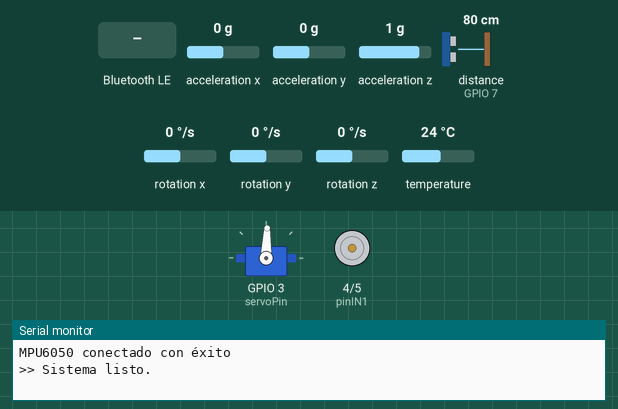
Simulated run of this sketch. Board: ESP32-S3. On the bench: servo, motor-driver pin pairs drawn as motors (green arrow = first pin HIGH = forward, orange = second pin HIGH = backward, longer = more drive, scaled by the enable pin), the last lines printed to the serial monitor. Wiring (inferred from the names in the program): ultrasonic range finder: trigger GPIO 6; echo GPIO 7. Inputs (shaded band) come from the test bench; at power-on: acceleration y 0 g, distance to the obstacle (sensor on GPIO 7) 80 cm, acceleration x 0 g, acceleration z 1 g, rotation x 0 °/s, rotation y 0 °/s, rotation z 0 °/s, temperature 24 °C. The echo pulse lasts 58.3 µs per cm; nothing arrives over Bluetooth unless stated; a phone connects over Bluetooth LE 3 s after start.

Above: at 2.2 s.
2.3 s: Bluetooth LE write "F" received
At 3.0 s:
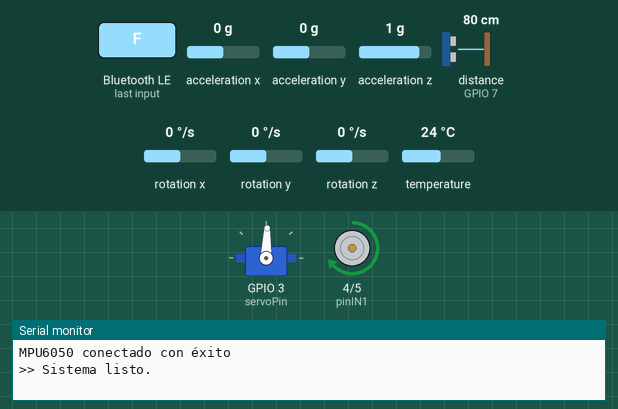
5.3 s: Bluetooth LE write "B" received
At 5.73 s:
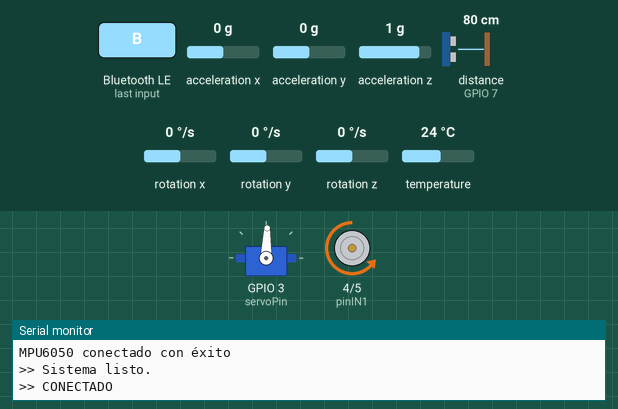
8.3 s: acceleration y set to 0.8 g
At 10.0 s:
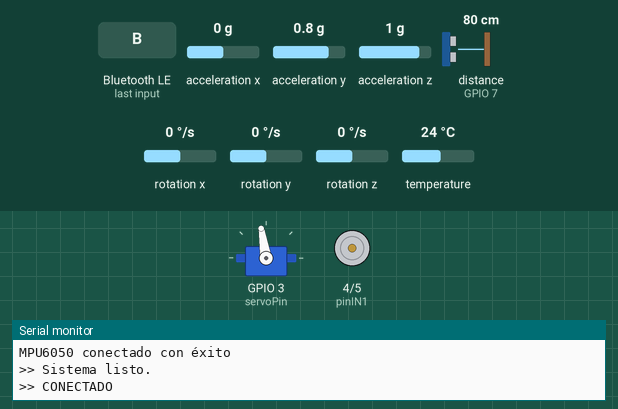
11.3 s: distance to the obstacle (sensor on GPIO 7) set to 27 cm
12.8 s: distance to the obstacle (sensor on GPIO 7) set to 23 cm
At 14.9 s:
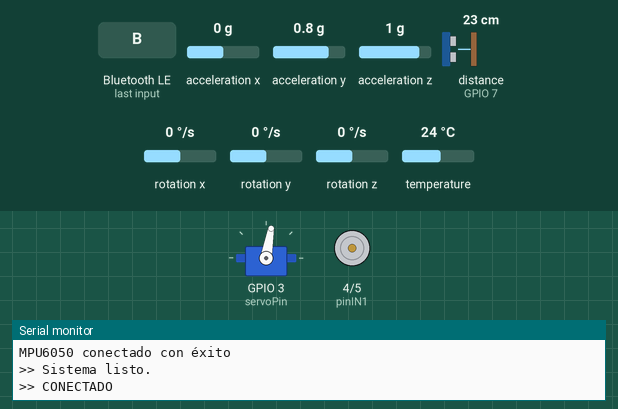
Timing chart, 0 to 16.4 s (numbered marks = the images above; inputs shaded):
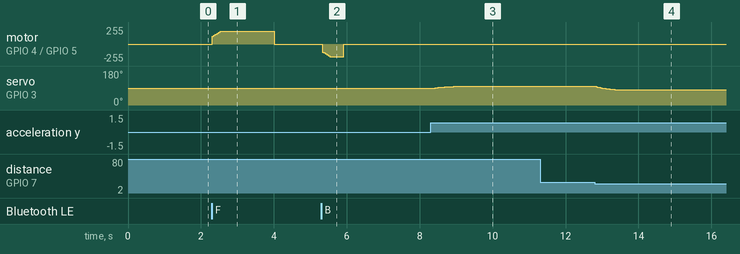

Measured:
- the behaviour switches between 26 and 25 cm on distance to the obstacle (sensor on GPIO 7) (found by bisection; images 3 and 4)
- after the input at 2.3 s, motor on GPIO 4 (pinIN1) / GPIO 5 (pinIN2): stopped → forward 189/255 at once, → stopped 1.7 s later
- after the input at 5.3 s, motor on GPIO 4 (pinIN1) / GPIO 5 (pinIN2): stopped → backward 189/255 at once, → stopped 0.59 s later
- after the input at 8.3 s, servo on GPIO 3 (servoPin): moves from 88° to 99° over 0.81 s, starting at once
- after the input at 11.3 s, every drawn part: stays the same
- after the input at 12.8 s, servo on GPIO 3 (servoPin): moves from 99° to 80° over 0.85 s, starting at once

The sketch:

Barco_a_Control_Remoto.ino
```cpp
#include <Adafruit_MPU6050.h>
#include <Adafruit_Sensor.h>
#include <Wire.h>
#include <ESP32Servo.h>
#include <BLEDevice.h>
#include <BLEUtils.h>
#include <BLEServer.h>

Servo servoTimon;
Adafruit_MPU6050 mpu;

#define I2C_SDA 8
#define I2C_SCL 9

const int servoPin = 3;
const int pinIN1 = 4;
const int pinIN2 = 5;
const int trigPin = 6;
const int echoPin = 7;
const int enAPin = 2;

#define SERVICE_UUID           "6E400001-B5A3-F393-E0A9-E50E24DCCA9E"
#define CHARACTERISTIC_UUID_RX "6E400002-B5A3-F393-E0A9-E50E24DCCA9E"

BLEServer *pServer = NULL;
bool dispositivoConectado = false;


int comandoMotor = 0;
int velocidadActual = 0;
const int PWM_MIN = 120;
const int PWM_MAX = 190;
float anguloActual = 88.0;
float offsetAccelY = 0.0;
unsigned long ultimoComandoMillis = 0;

class MyServerCallbacks : public BLEServerCallbacks {
  void onConnect(BLEServer *server) {
    dispositivoConectado = true;
    Serial.println("\n>> CONECTADO");
  }

  void onDisconnect(BLEServer *server) {
    dispositivoConectado = false;
    comandoMotor = 0;
    Serial.println("\n>> DESCONECTADO");
    delay(300);
    BLEDevice::startAdvertising();
  }
};

class MyCallbacks : public BLECharacteristicCallbacks {
  void onWrite(BLECharacteristic *pCharacteristic) {
    String rxValue = pCharacteristic->getValue();
    rxValue.trim();

    if (rxValue.length() > 0) {
      char comando = rxValue[0];
      ultimoComandoMillis = millis();

      switch (comando) {
        case 'F': comandoMotor = 1;  break;
        case 'B': comandoMotor = -1; break;
        case 'S': comandoMotor = 0;  break;
        default: break;
      }
    }
  }
};

void setup() {
  Serial.begin(115200);
  delay(1000);

  pinMode(pinIN1, OUTPUT);
  pinMode(pinIN2, OUTPUT);
  pinMode(trigPin, OUTPUT);
  pinMode(echoPin, INPUT);

  digitalWrite(pinIN1, LOW);
  digitalWrite(pinIN2, LOW);

  servoTimon.attach(servoPin);
  servoTimon.write(88);

  ledcAttach(enAPin, 5000, 8);
  ledcWrite(enAPin, 0);

  Wire.begin(I2C_SDA, I2C_SCL);
  if(!mpu.begin(0x68, &Wire)) {
    Serial.println("No se pudo encontrar el MPU6050");
  } else {
    Serial.println("MPU6050 conectado con éxito");
  }

  mpu.setAccelerometerRange(MPU6050_RANGE_8_G);
  mpu.setGyroRange(MPU6050_RANGE_500_DEG);
  mpu.setFilterBandwidth(MPU6050_BAND_21_HZ);

  BLEDevice::init("Barco_RC_ESP32");
  pServer = BLEDevice::createServer();
  pServer->setCallbacks(new MyServerCallbacks());

  BLEService *pService = pServer->createService(SERVICE_UUID);
  BLECharacteristic *pRx = pService->createCharacteristic(
      CHARACTERISTIC_UUID_RX,
      BLECharacteristic::PROPERTY_WRITE | BLECharacteristic::PROPERTY_WRITE_NR
  );

  pRx->setCallbacks(new MyCallbacks());
  pService->start();

  BLEAdvertising *pAdvertising = BLEDevice::getAdvertising();
  pAdvertising->addServiceUUID(SERVICE_UUID);
  pAdvertising->setScanResponse(true);
  BLEDevice::startAdvertising();

  Serial.println(">> Sistema listo.");
}

void loop() {

  if (dispositivoConectado && millis() - ultimoComandoMillis > 600) {
    comandoMotor = 0;
  }

  if (comandoMotor == 1) {
    digitalWrite(pinIN1, HIGH);
    digitalWrite(pinIN2, LOW);
    if (velocidadActual < PWM_MIN) {
      velocidadActual = PWM_MIN;
    } else if (velocidadActual < PWM_MAX) {
      velocidadActual += 15;
      if (velocidadActual > PWM_MAX) velocidadActual = PWM_MAX;
    }
  } else if (comandoMotor == -1) {
    digitalWrite(pinIN1, LOW);
    digitalWrite(pinIN2, HIGH);

    if (velocidadActual < PWM_MIN) {
      velocidadActual = PWM_MIN;
    } else if (velocidadActual < PWM_MAX) {
      velocidadActual += 15;
      if (velocidadActual > PWM_MAX) velocidadActual = PWM_MAX;
    }
  } else {
    velocidadActual = 0;
    digitalWrite(pinIN1, LOW);
    digitalWrite(pinIN2, LOW);
  }
  ledcWrite(enAPin, velocidadActual);

  digitalWrite(trigPin, LOW);
  delayMicroseconds(2);
  digitalWrite(trigPin, HIGH);
  delayMicroseconds(10);
  digitalWrite(trigPin, LOW);

  long duracion = pulseIn(echoPin, HIGH, 25000);
  int distancia = (duracion == 0) ? 999 : (duracion * 0.034 / 2);

  int anguloDeseado = 88;

  if (distancia < 25) {
    anguloDeseado = 80;
  } else {
    sensors_event_t a, g, temp;
    mpu.getEvent(&a, &g, &temp);

    float accelY = a.acceleration.y - offsetAccelY;

    if (accelY > -0.6 && accelY < 0.6) {
      anguloDeseado = 88;
    } else {
      anguloDeseado = map((long)(accelY * 10), -15, 15, 80, 100);
      anguloDeseado = constrain(anguloDeseado, 80, 100);
    }
  }

  anguloActual = anguloActual + (anguloDeseado - anguloActual) * 0.12;
  servoTimon.write((int)anguloActual);

  delay(35);
}
```
